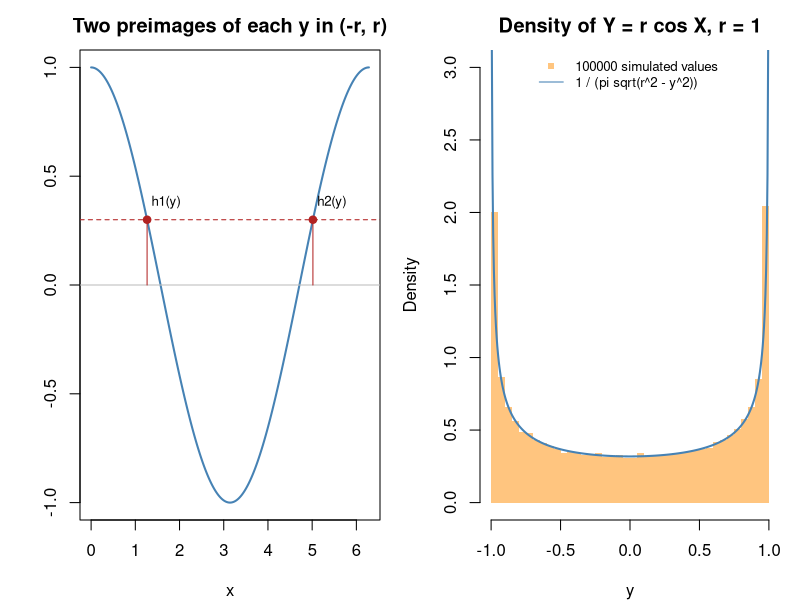

This figure's R source:
# Density of Y = r cos X for X ~ U(0, 2 pi): two inverse branches give 1 / (pi sqrt(r^2 - y^2)), checked by simulation.
r <- 1
op <- par(mfrow = c(1, 2), mar = c(4, 4, 2.5, 1))

x <- seq(0, 2 * pi, length.out = 400)
plot(x, r * cos(x), type = "l", lwd = 2, col = "steelblue", xlab = "x", ylab = "",
     main = "Two preimages of each y in (-r, r)")
y0 <- 0.3
x1 <- acos(y0 / r)
abline(h = y0, lty = 2, col = "firebrick")
abline(h = 0, col = "gray")
segments(c(x1, 2 * pi - x1), 0, c(x1, 2 * pi - x1), y0, col = "firebrick")
points(c(x1, 2 * pi - x1), c(y0, y0), pch = 19, col = "firebrick")
text(c(x1, 2 * pi - x1) + 0.1, y0 + 0.08, c("h1(y)", "h2(y)"), adj = 0, cex = 0.8)

set.seed(0)
y_sim <- r * cos(runif(100000, 0, 2 * pi))
hist(y_sim, breaks = 60, freq = FALSE, ylim = c(0, 3), col = adjustcolor("darkorange", 0.5),
     border = NA, xlab = "y", main = "Density of Y = r cos X, r = 1")
y <- seq(-0.995, 0.995, length.out = 400)
lines(y, 1 / (pi * sqrt(r^2 - y^2)), lwd = 2, col = "steelblue")
legend("top", bty = "n", cex = 0.8, pch = c(15, NA), lty = c(NA, 1),
       col = c(adjustcolor("darkorange", 0.5), "steelblue"),
       legend = c("100000 simulated values", "1 / (pi sqrt(r^2 - y^2))"))
par(op)
